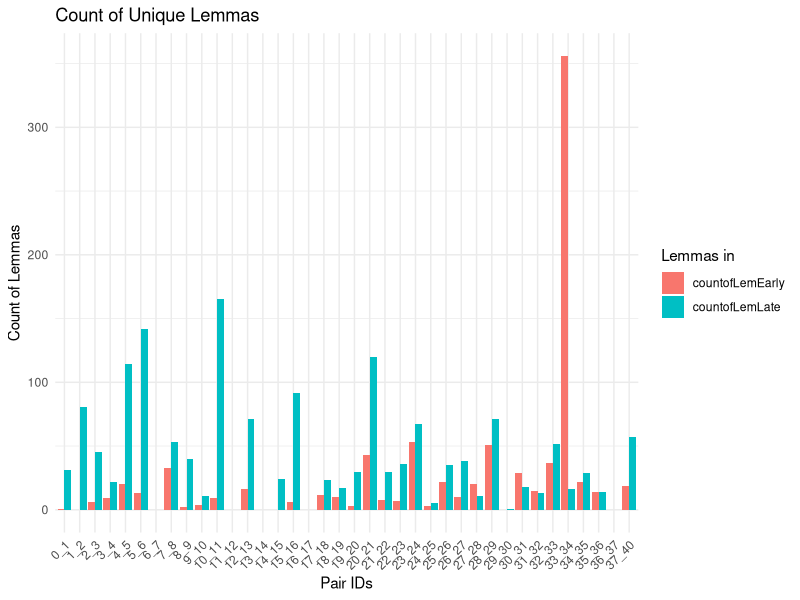
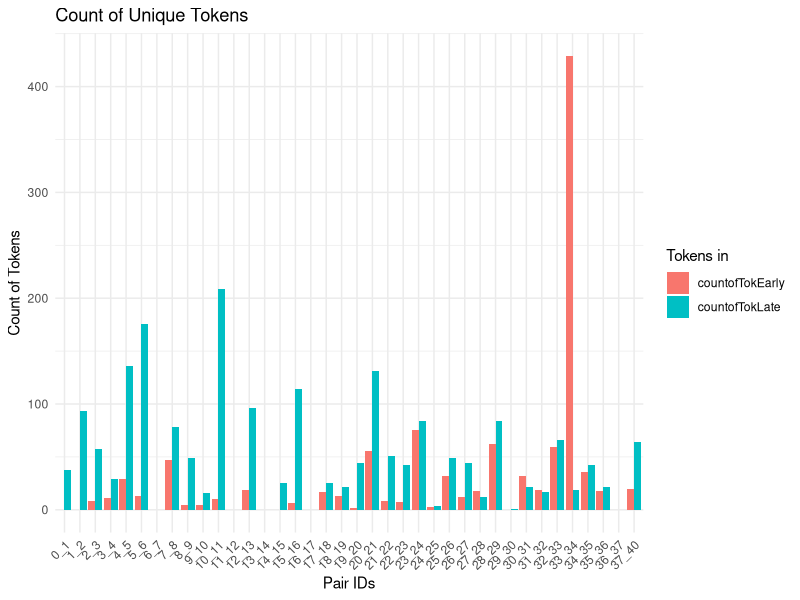

These figures' R source, in order:
# lemmas en tokens 
library(tidyverse)
lem <- read.csv('uniekelemmas.csv')
# names(lem)
colnames(lem) <- c("X", "pair_ids", "unique_in_earlier_lem", "unique_in_later_lem")

tok <- read.csv('unieketokens.csv')
colnames(tok) <- c("X", "pair_ids", "unique_in_earlier_tok", "unique_in_later_tok")

df <- lem %>%
  left_join(tok)%>%
  select(-X)

 # view(df)

count_tokens_between_commas <- function(text) {
  # Split the text by commas
  tokens <- unlist(strsplit(text, ","))
  # Count the number of tokens
  count <- length(tokens)
  return(count)
}

# Assuming 'lemmatized_data' is your dataframe with the 'content' column
df <- df %>%
  mutate(countofLemEarly = sapply(unique_in_earlier_lem, count_tokens_between_commas),
         countofLemLate = sapply(unique_in_later_lem, count_tokens_between_commas),
         countofTokEarly = sapply(unique_in_earlier_tok, count_tokens_between_commas),
         countofTokLate = sapply(unique_in_later_tok, count_tokens_between_commas))

# Display the updated dataframe
  # view(df)



 ## langere tabel maken voor grafiekje lemmas ####

long_data <- df %>%
  gather(key = "variable", value = "count", countofLemEarly, countofLemLate)%>%
  select(pair_ids, variable, count)



# Convert pair_ids to a factor with the specified levels
# long_data$pair_ids <- factor(long_data$pair_ids, levels = manual_order)

long_data$pair_ids <- factor(long_data$pair_ids)
 # view(long_data)

long_data_lemmas <- long_data %>%
  slice(1:38)%>%
  mutate(pair_ids = factor(pair_ids, levels = unique(pair_ids[order(
    as.numeric(gsub("_.*", "", pair_ids)),  # Extract first part of pair_ids
    as.numeric(gsub(".*_", "", pair_ids))   # Extract second part of pair_ids
  )])))

long_data_lem2 <- long_data %>%
  slice(39:76)%>%
  mutate(pair_ids = factor(pair_ids, levels = unique(pair_ids[order(
    as.numeric(gsub("_.*", "", pair_ids)),  # Extract first part of pair_ids
    as.numeric(gsub(".*_", "", pair_ids))   # Extract second part of pair_ids
  )])))

long_data <- bind_rows(long_data_lemmas, long_data_lem2)

view(long_data)
# Plot the data voor lemmas
ggplot(long_data, aes(x = pair_ids, y = count, fill = variable)) +
  geom_col(position = "dodge") +
    labs(title = "Count of Unique Lemmas",
       x = "Pair IDs",
       y = "Count of Lemmas",
       fill = "Lemmas in") +
  theme_minimal()+
  theme(axis.text.x = element_text(angle = 45, hjust = 1))



#### langere tabel voor plotten tokens####

long_data2 <- df %>%
  gather(key = "variable", value = "count", countofTokEarly, countofTokLate)%>%
  select(pair_ids, variable, count)


long_data_tok1 <- long_data2 %>%
  slice(1:38)%>%
  mutate(pair_ids = factor(pair_ids, levels = unique(pair_ids[order(
    as.numeric(gsub("_.*", "", pair_ids)),  # Extract first part of pair_ids
    as.numeric(gsub(".*_", "", pair_ids))   # Extract second part of pair_ids
  )])))

long_data_tok2 <- long_data2 %>%
  slice(39:76)%>%
  mutate(pair_ids = factor(pair_ids, levels = unique(pair_ids[order(
    as.numeric(gsub("_.*", "", pair_ids)),  # Extract first part of pair_ids
    as.numeric(gsub(".*_", "", pair_ids))   # Extract second part of pair_ids
  )])))

long_data_tok <- bind_rows(long_data_tok1, long_data_tok2)


# Plot the data voor lemmas
ggplot(long_data_tok, aes(x = pair_ids, y = count, fill = variable)) +
  geom_col(position = "dodge") +
  labs(title = "Count of Unique Tokens",
       x = "Pair IDs",
       y = "Count of Tokens",
       fill = "Tokens in") +
  theme_minimal()+
  theme(axis.text.x = element_text(angle = 45, hjust = 1))






